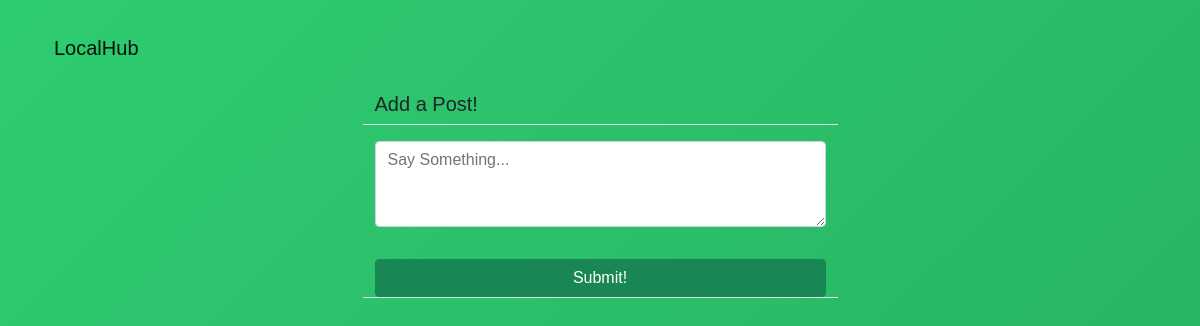
The app's page /chat/, older data.
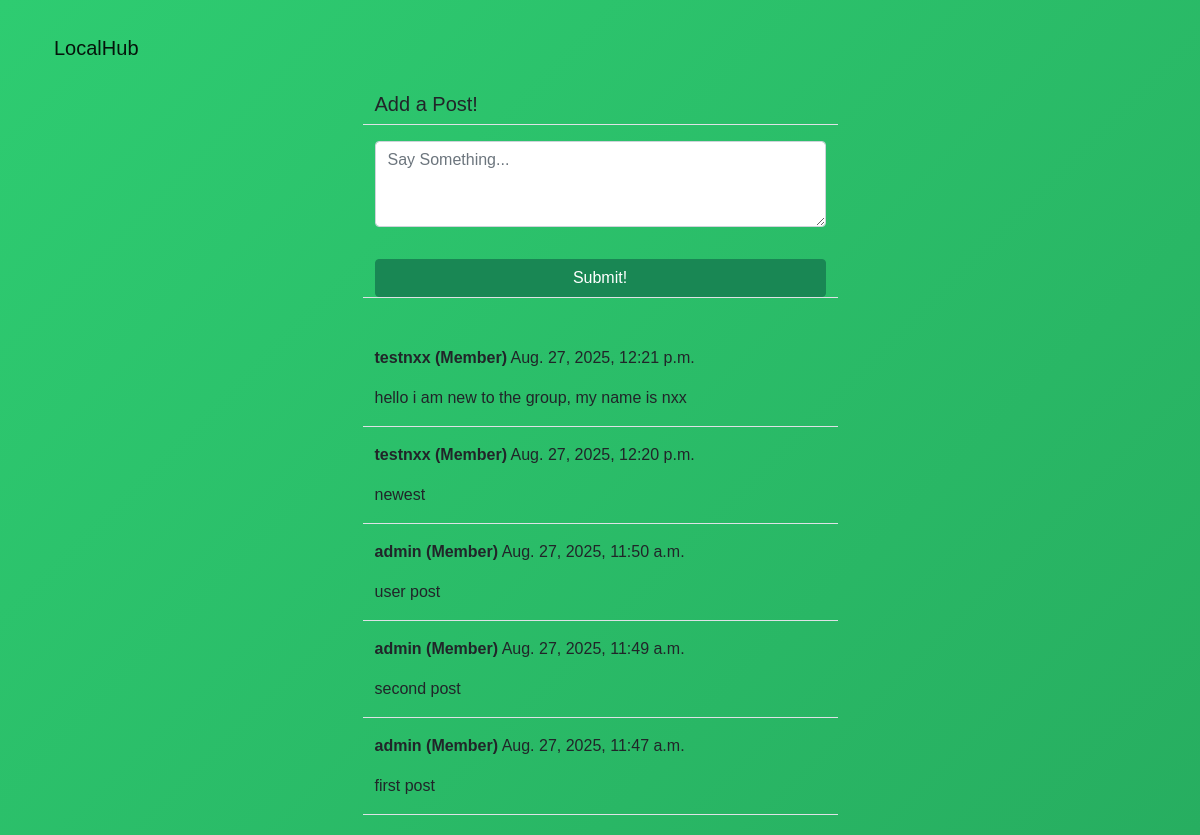
The same page, newer data.
### group_chat/models.py (models this page shows)
class Post(models.Model):
    body = models.TextField()
    created_on = models.DateTimeField(default=timezone.now)
    author = models.ForeignKey(settings.AUTH_USER_MODEL, on_delete=models.CASCADE)

### users/models.py (models this page shows)
class User(AbstractUser, TimeStampedModel):
    is_leader = models.BooleanField(default=False)
    is_admin = models.BooleanField(default=False)
    @property
    def is_member(self):
        return not self.is_admin and not self.is_leader
    def __str__(self):
        roles = []
        if self.is_admin:
            roles.append("Admin")
        if self.is_leader:
            roles.append("Leader")
        if self.is_member:
            roles.append("Member")
        return f"{self.username} ({', '.join(roles)})"

### group_chat/views.py (the view, shortened to what this page needs)
# urls.py: path('', PostListView.as_view(), name='post-list'),
class PostListView(View):
    def get(self, request, *args, **kwargs):
        posts = Post.objects.all().order_by('-created_on')
        form = PostForm()
        context = {
            'post_list': posts,
            'form': form,
        }
        return render(request, 'group_chat/post_list.html', context)

### group_chat/forms.py
class PostForm(forms.ModelForm):
    body = forms.CharField(
        label='',
        widget=forms.Textarea(attrs={
            'rows': '3',
            'placeholder': 'Say Something...'
            }))
    class Meta:
        model = Post
        fields = ['body']

### group_chat/templates/group_chat/post_list.html (shortened to what this page needs)
{% extends 'landing/base.html' %}
{% load crispy_forms_tags %}
{% block content %}
<div class="container">
    <div class="row justify-content-center mt-3">
        <div class="col-md-5 col-sm-12 border-bottom">
            <h5>Add a Post!</h5>
        </div>
    </div>
    <div class="row justify-content-center mt-3 mb-5">
        <div class="col-md-5 col-sm-12 border-bottom">
            <form method="POST">
                {{ form | crispy }}
                <div class="d-grid gap-2">
                    <button class="btn btn-success mt-3">Submit!</button>
                </div>
            </form>
        </div>
    </div>
    {% for post in post_list %}
    <div class="row justify-content-center mt-3">
        <div class="col-md-5 col-sm-12 border-bottom">
            <p><strong>{{ post.author }}</strong> {{ post.created_on }}</p>
            <p>{{ post.body }}</p>
        </div>
    </div>
    {% endfor %}
</div>
{% endblock content %}

### landing/templates/landing/base.html (shortened to what this page needs)
{% load static %}
<!doctype html>
<html lang="en">
  <head>
    <link rel="stylesheet" href="{% static 'css/style.css' %}">
    <link href="https://cdn.jsdelivr.net/npm/bootstrap@5.0.0-beta1/dist/css/bootstrap.min.css" rel="stylesheet">
  </head>
  <body>
    {% include 'landing/navbar.html' %}
    {% block content %}
    {% endblock content %}
  </body>
</html>

### landing/templates/landing/navbar.html (shortened to what this page needs)
<div class="container">
<nav class="navbar navbar-expand-lg navbar-light bg-transparent">
  <div class="container-fluid">
    <a class="navbar-brand" href="{% url 'index' %}">LocalHub</a>
  </div>
</nav>
</div>

### static/css/style.css (style rules this page uses)
* { margin: 0; padding: 0; box-sizing: border-box; font-family: Arial, sans-serif; }
body { background: linear-gradient(135deg, #2ecc71, #27ae60); color: #ffffff; min-height: 100vh; padding: 20px; }

Row changes from the older to the newer data that the page shows:
added Post: author "testnxx (Member)", created_on "Aug. 27, 2025, 12:21 p.m.", body "hello i am new to the group, my name is nxx"
added Post: author "testnxx (Member)", created_on "Aug. 27, 2025, 12:20 p.m.", body "newest"
added Post: author "admin (Member)", created_on "Aug. 27, 2025, 11:50 a.m.", body "user post"
added Post: author "admin (Member)", created_on "Aug. 27, 2025, 11:49 a.m.", body "second post"
added Post: author "admin (Member)", created_on "Aug. 27, 2025, 11:47 a.m.", body "first post"
